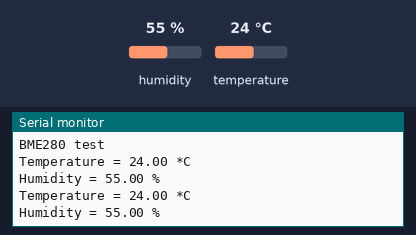
Recording of a sketch running on a simulated Arduino Uno, built with avr-gcc and run on an emulated ATmega328P. On the bench: the last lines printed to the serial monitor. The inputs (shaded band) are chosen by the test bench; at power-on: humidity 55 %, temperature 24 °C.

Above: at 2.8 s.
2.9 s: humidity set to 22 %
At 4.7 s:
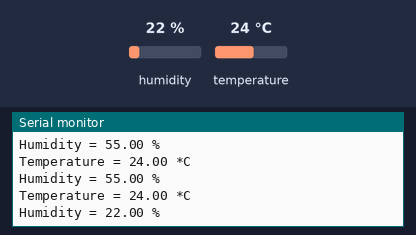
5.6 s: temperature set to 12 °C
At 7.5 s:
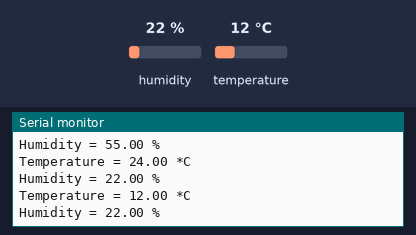
8.3 s: humidity set to 40 %
At 10.8 s:
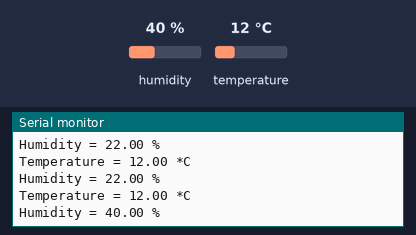
Timing chart, 0 to 12.3 s (numbered marks = the images above; inputs shaded):
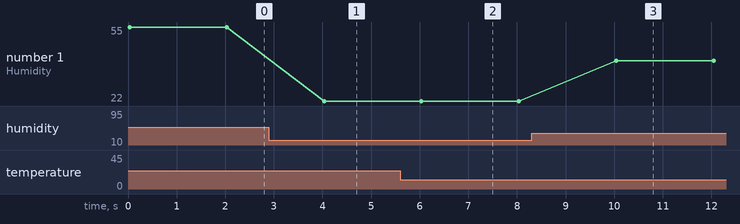

The sketch:

TemperatureProbe.ino
```cpp
#include <Wire.h>
#include <Adafruit_Sensor.h>
#include <Adafruit_BME280.h>

Adafruit_BME280 bme; // I2C

void setup() {
  Serial.begin(9600);
  Serial.println(F("BME280 test"));

  // Default address is usually 0x77 or 0x76
  if (!bme.begin(0x76)) {
    Serial.println("Could not find a valid BME280 sensor, check wiring!");
    while (1);
  }
}

void loop() {
  Serial.print("Temperature = ");
  Serial.print(bme.readTemperature());
  Serial.println(" *C");

  Serial.print("Humidity = ");
  Serial.print(bme.readHumidity());
  Serial.println(" %");

  delay(2000);
}

// Add temperature code
```

Measured:
- after the input at 2.9 s, the serial monitor: prints a new line after 1.1 s (image 1)
- after the input at 5.6 s, the serial monitor: prints a new line after 0.41 s (image 2)
- after the input at 8.3 s, the serial monitor: prints a new line after 1.7 s (image 3)
- plotted number 1: 55 → 22 after the input at 2.9 s, 22 → 40 after the input at 8.3 s
